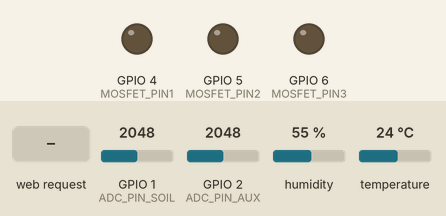
Bench run of a sketch on a simulated ESP32-S3. Shown: output pins drawn as LEDs (lit = HIGH). Inputs (shaded band) come from the test bench; at power-on: GPIO 1 (ADC_PIN_SOIL) = 2048, GPIO 2 (ADC_PIN_AUX) = 2048, humidity 55 %, temperature 24 °C (analog values on the 0–4095 scale). WiFi joins after 1.5 s; servers stay silent unless stated; storage starts empty; what the sketch prints to the serial monitor is not drawn.

Above: at 3.0 s.
3.1 s: HTTP request GET /api/mosfet?id=1&v=1 received
At 3.8 s:
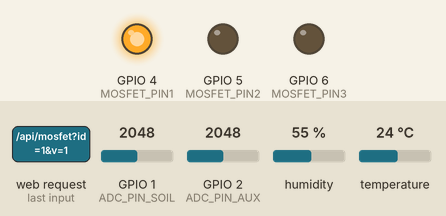
Timing chart, 0 to 6.1 s (numbered marks = the images above; inputs shaded):
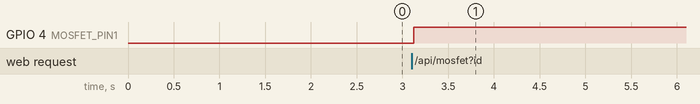

Measured:
- after the input at 3.1 s, GPIO 4 (MOSFET_PIN1): LOW → HIGH at once

The sketch:

Greeenhouse.ino
```cpp
/*********
  ESP32 STA + SSE + AHTX0 + Soil/Lux (ADC)
  - ĐÈN (#1) & BƠM (#3): ON/OFF
  - QUẠT (#2): PWM 0..255 (LEDC @25kHz)
  Version: split into .ino (C++), index.html, style.css served via LittleFS
*********/
#include <Arduino.h>
#include <WiFi.h>
#include <Wire.h>
#include <Adafruit_AHTX0.h>
#include <AsyncTCP.h>
#include <ESPAsyncWebServer.h>
#include <LittleFS.h>

// ================== Cấu hình chân & calib ==================
const int ADC_PIN_SOIL = 1;   // theo bản bạn gửi
const int ADC_PIN_AUX  = 2;

const int AirValue   = 2823;  // ADC khi khô (calib)
const int WaterValue = 1081;  // ADC khi ướt (calib)

const float LUX_MIN = 1.0f;
const float LUX_MAX = 6000.0f;

// ======= 2 MOSFET ON/OFF (đèn, bơm) + 1 MOSFET PWM (quạt) =======
const int MOSFET_PIN1 = 4;  // ĐÈN (ON/OFF)
const int MOSFET_PIN2 = 5;  // QUẠT (PWM)
const int MOSFET_PIN3 = 6;  // BƠM (ON/OFF)
const bool MOSFET_ACTIVE_LOW = false;  // nếu phần cứng kích mức LOW, đổi thành true

// ================== Wi-Fi (STA) ==================
const char* STA_SSID = "TUVE";
const char* STA_PASS = "12345678";

// ================== Global ==================
Adafruit_AHTX0 aht;
AsyncWebServer server(80);
AsyncEventSource events("/events");

float g_temp = NAN, g_humi = NAN, g_lux = NAN;
int   g_soilPct = 0;
bool  mosfetState[3] = {false,false,false}; // [0]=ĐÈN, [1]=QUẠT (không dùng), [2]=BƠM

unsigned long lastSend = 0;
const unsigned long sendPeriodMs = 1000;

// ======= PWM cho QUẠT =======
const uint8_t  FAN_CHANNEL  = 0;
const uint32_t FAN_FREQ_HZ  = 25000; // 25 kHz (êm)
const uint8_t  FAN_RES_BITS = 8;     // 0..255
uint8_t g_fanDuty = 0;

const char* PARAM_INPUT = "value";

// ================== Tiện ích ==================
int soilPercentFromADC(int val) {
  long p = map(val, AirValue, WaterValue, 0, 100);
  if (p < 0) p = 0;
  if (p > 100) p = 100;
  return (int)p;
}
float luxFromADC(int val) {
  float lux = (val / 4095.0f) * (LUX_MAX - LUX_MIN) + LUX_MIN;
  if (lux < LUX_MIN) lux = LUX_MIN;
  if (lux > LUX_MAX) lux = LUX_MAX;
  return lux;
}
inline int levelOn()  { return MOSFET_ACTIVE_LOW ? LOW  : HIGH; }
inline int levelOff() { return MOSFET_ACTIVE_LOW ? HIGH : LOW; }

int mosfetPinById(int id) {
  switch (id) {
    case 1: return MOSFET_PIN1; // ĐÈN
    case 3: return MOSFET_PIN3; // BƠM
    default: return -1;
  }
}
void setMosfet(int id, bool on, bool broadcast=true) {
  int pin = mosfetPinById(id);
  if (pin < 0) return;
  digitalWrite(pin, on ? levelOn() : levelOff());
  if (id==1) mosfetState[0] = on;
  if (id==3) mosfetState[2] = on;
  if (broadcast) {
    const char* evt = (id==1?"r1":"r3");
    events.send(on ? "1":"0", evt, millis());
  }
}

// ===== Fan PWM helper =====
void setFanDuty(uint8_t duty, bool broadcast=true){
  g_fanDuty = duty;
  ledcWrite(FAN_CHANNEL, g_fanDuty);
  if (broadcast) {
    char buf[4]; snprintf(buf, sizeof(buf), "%u", g_fanDuty);
    events.send(buf, "fan", millis());
  }
}

void readAll() {
  int soilRaw = analogRead(ADC_PIN_SOIL);
  g_soilPct = soilPercentFromADC(soilRaw);
  int luxRaw = analogRead(ADC_PIN_AUX);
  g_lux = luxFromADC(luxRaw);

  sensors_event_t he, te;
  bool ok = aht.getEvent(&he, &te);
  if (ok) { g_temp = te.temperature; g_humi = he.relative_humidity; }
  else    { g_temp = NAN; g_humi = NAN; }

  Serial.printf("SoilADC=%d => %d%% | LightADC=%d => %.1f lx | FanDuty=%u\n",
                soilRaw, g_soilPct, luxRaw, g_lux, g_fanDuty);
  if (!isnan(g_temp)) Serial.printf("Temp=%.1f C, Humi=%.1f %%\n", g_temp, g_humi);
  else                Serial.println("Khong doc duoc AHTX0");
  Serial.println("-------------------------");
}

// ================== Wi-Fi (STA) ==================
void initSTA() {
  WiFi.mode(WIFI_STA);
  WiFi.begin(STA_SSID, STA_PASS);
  Serial.print("Connecting to WiFi");
  unsigned long t0 = millis();
  while (WiFi.status() != WL_CONNECTED && millis()-t0 < 15000) {
    Serial.print(".");
    delay(500);
  }
  if (WiFi.status() == WL_CONNECTED) {
    Serial.printf("\nSTA IP: %s\n", WiFi.localIP().toString().c_str());
  } else {
    Serial.println("\nSTA connect failed.");
  }
}

// ================== Setup/Loop ==================
void setup() {
  Serial.begin(115200);
  delay(300);

  if (!LittleFS.begin(true)) {
    Serial.println("[LittleFS] Mount failed"); while(true) { delay(1000); }
  }

  // ADC
  analogReadResolution(12);
  analogSetPinAttenuation(ADC_PIN_SOIL, ADC_11db);
  analogSetPinAttenuation(ADC_PIN_AUX,  ADC_11db);

  // I2C + AHT
  Wire.begin(); // nếu là S3 và dây khác SDA/SCL: Wire.begin(8,9);
  if (!aht.begin()) Serial.println("Không tìm thấy cảm biến AHTX0!");
  else              Serial.println("Khởi tạo AHTX0 thành công.");

  // ĐÈN/BƠM (ON/OFF)
  pinMode(MOSFET_PIN1, OUTPUT);
  pinMode(MOSFET_PIN3, OUTPUT);
  setMosfet(1, false, false);
  setMosfet(3, false, false);

  // QUẠT PWM
  ledcSetup(FAN_CHANNEL, FAN_FREQ_HZ, FAN_RES_BITS);
  ledcAttachPin(MOSFET_PIN2, FAN_CHANNEL);
  setFanDuty(0, false); // quạt OFF ban đầu

  // Wi-Fi
  initSTA();

  // Web routes — serve static from LittleFS
  server.serveStatic("/", LittleFS, "/").setDefaultFile("index.html");
  server.serveStatic("/style.css", LittleFS, "/style.css");

  // ĐÈN/BƠM: /api/mosfet?id=1|3&v=0|1
  server.on("/api/mosfet", HTTP_GET, [](AsyncWebServerRequest* req){
    if (!req->hasParam("id") || !req->hasParam("v")) {
      req->send(400, "text/plain", "missing id or v");
      return;
    }
    int id = req->getParam("id")->value().toInt();
    int v  = req->getParam("v")->value().toInt();
    if ((id!=1 && id!=3) || (v!=0 && v!=1)) {
      req->send(400, "text/plain", "bad params");
      return;
    }
    setMosfet(id, v==1, true);
    req->send(200, "text/plain", v==1 ? "1":"0");
  });

  // QUẠT PWM: /api/fan?value=0..255
  server.on("/api/fan", HTTP_GET, [](AsyncWebServerRequest* req){
    if (!req->hasParam(PARAM_INPUT)) {
      req->send(400, "text/plain", "missing value");
      return;
    }
    int val = req->getParam(PARAM_INPUT)->value().toInt();
    if (val < 0) val = 0;
    if (val > 255) val = 255;
    setFanDuty((uint8_t)val, true);
    req->send(200, "text/plain", "OK");
  });

  // SSE
  server.addHandler(&events);
  events.onConnect([](AsyncEventSourceClient* client){
    if (client->lastId()) {
      Serial.printf("[SSE] Reconnect, last-id: %u\n", client->lastId());
    }
    client->send("hello!", nullptr, millis(), 5000);
    // Sync trạng thái hiện tại cho client mới
    events.send(mosfetState[0]?"1":"0", "r1", millis()); // ĐÈN
    events.send(mosfetState[2]?"1":"0", "r3", millis()); // BƠM
    char buf[4]; snprintf(buf, sizeof(buf), "%u", g_fanDuty);
    events.send(buf, "fan", millis());                   // QUẠT PWM
  });

  server.begin();
  Serial.println("HTTP server started");
}

void loop() {
  unsigned long now = millis();
  if (now - lastSend >= sendPeriodMs) {
    readAll();
    events.send(String(g_soilPct).c_str(), "soil", now); delay(12);
    events.send(String(g_lux, 1).c_str(), "lux", now);   delay(12);
    if (!isnan(g_temp)) events.send(String(g_temp, 1).c_str(), "temperature", now); delay(12);
    if (!isnan(g_humi)) events.send(String(g_humi, 1).c_str(), "humidity", now);
    lastSend = now;
  }
}
```
